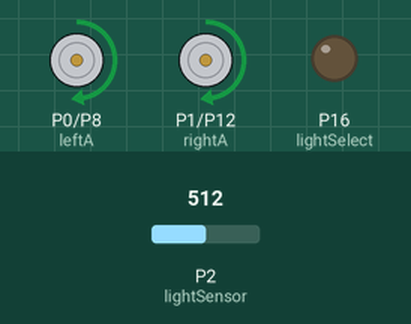
A program run on a simulated BBC micro:bit running MicroPython. Shown: motor-driver pin pairs drawn as motors (green arrow = first pin HIGH = forward, orange = second pin HIGH = backward, longer = more drive), output pins drawn as LEDs (lit = HIGH). The inputs (shaded band) are chosen by the test bench; at power-on: P2 (lightSensor) = 512 (analog values on the 0–1023 scale).

Above: at 0.75 s.
1.3 s: P2 (lightSensor) set to 716
At 1.65 s:
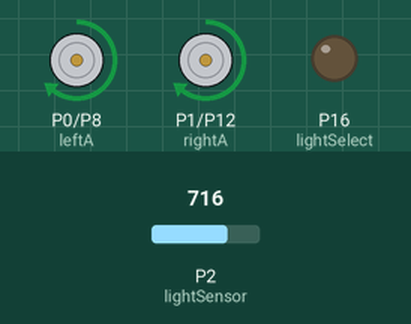
4.3 s: P2 (lightSensor) set to 900
At 4.36 s:
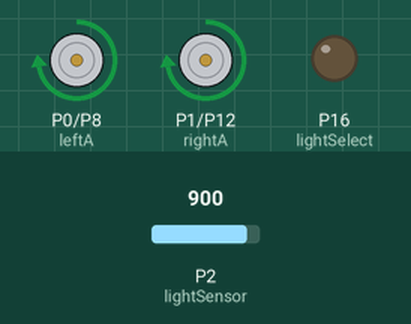
7.3 s: P2 (lightSensor) set to 122
At 7.38 s:
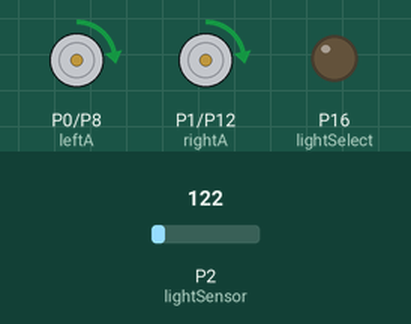
Timing chart, 0 to 10.2 s (numbered marks = the images above; inputs shaded):
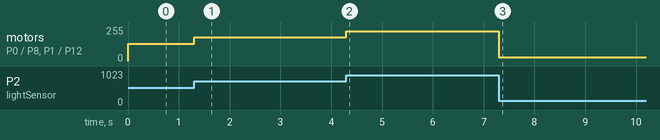

Measured:
- after the input at 1.3 s, P16 (lightSelect): stays LOW (without the input it goes to HIGH after 1.5 s); motor on P0 (leftA) / P8 (leftB), motor on P1 (rightA) / P12 (rightB): forward 128/255 → forward 178/255 at once
- after the input at 4.3 s, P16 (lightSelect): stays LOW (without the input it goes to HIGH after 1.5 s); motor on P0 (leftA) / P8 (leftB), motor on P1 (rightA) / P12 (rightB): forward 178/255 → forward 224/255 at once

The program:

LightFollower.py
```python
from microbit import *

leftA = pin0
leftB = pin8
rightA = pin1
rightB = pin12
lightSensor = pin2
lightSelect = pin16

while True:
    lightSelect.write_digital(0) # select left sensor
    rval = lightSensor.read_analog()
    leftA.write_analog(rval)
    leftB.write_digital(0)
    sleep(1)
    lightSelect.write_digital(1) # select right sensor
    rval = lightSensor.read_analog()
    rightA.write_analog(rval)
    rightB.write_digital(0)
    sleep(1)
```
